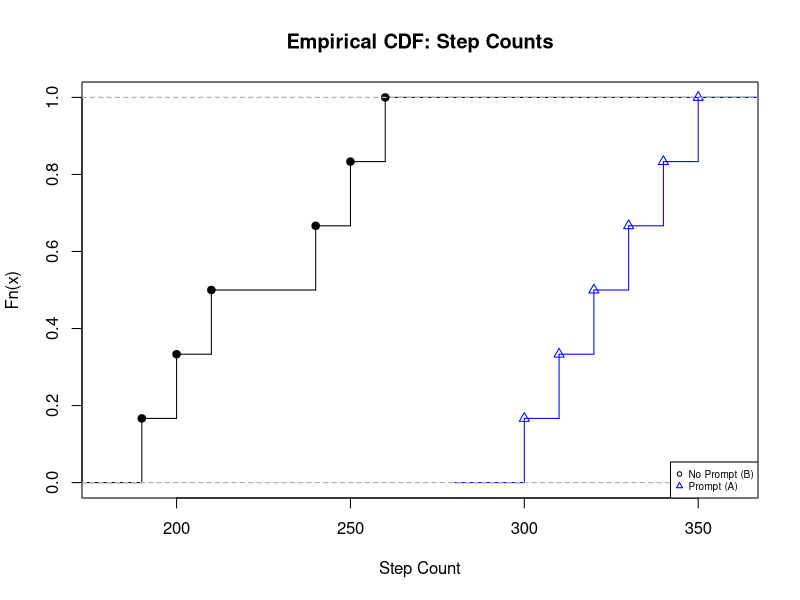
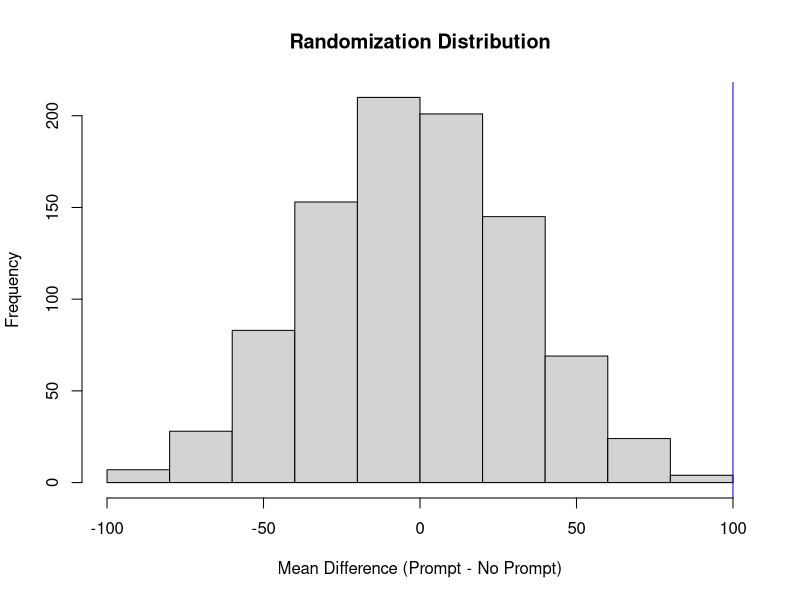

The R script that drew these images, in order:
## ---- chunk 1
yA <- c(320, 340, 300, 310, 330, 350) #group that received prompts 
yB <- c(210, 250, 190, 260, 240, 200) #group that did not receive prompts 
plot.ecdf(yB, xlab="Step Count", xlim=c(180, 360), verticals=TRUE,
          main="Empirical CDF: Step Counts")
plot.ecdf(yA, col="blue", pch=2, add=TRUE, verticals=TRUE)
legend("bottomright", legend=c("No Prompt (B)", "Prompt (A)"),
       col=c("black", "blue"), pch=1:2, cex=0.6)
## ---- chunk 2
summary(yA); sd(yA); quantile(yA, prob=c(0.25,0.75))
summary(yB); sd(yB); quantile(yB, prob=c(0.25,0.75))
## ---- chunk 3
mean(yA) - mean(yB) 
## ---- chunk 4
yA <- c(210, 300, 310, 190, 240, 350)
yB <- c(320, 340, 250, 330, 260, 200)
mean(yA-yB)
## ---- chunk 5

# original randomization

yA <- c(320, 340, 300, 310, 330, 350)
yB <- c(210, 250, 190, 260, 240, 200)

steps <- c(yA, yB); N <- choose(12, 6)

res <- numeric(N)

index <- combn(1:12, 6)

for (i in 1:N) {
  res[i] <- mean(steps[index[, i]]) - mean(steps[-index[, i]])
}

observed <- mean(yA) - mean(yB)

index[,1:4] #output first two randomizations
res[1:4] #output first two mean diffs
## ---- chunk 6
hist(res, xlab="Mean Difference (Prompt - No Prompt)",
     main="Randomization Distribution")
abline(v=observed, col="blue")
## ---- chunk 7
pval <- sum(res >= observed) / N
round(pval, 3)
